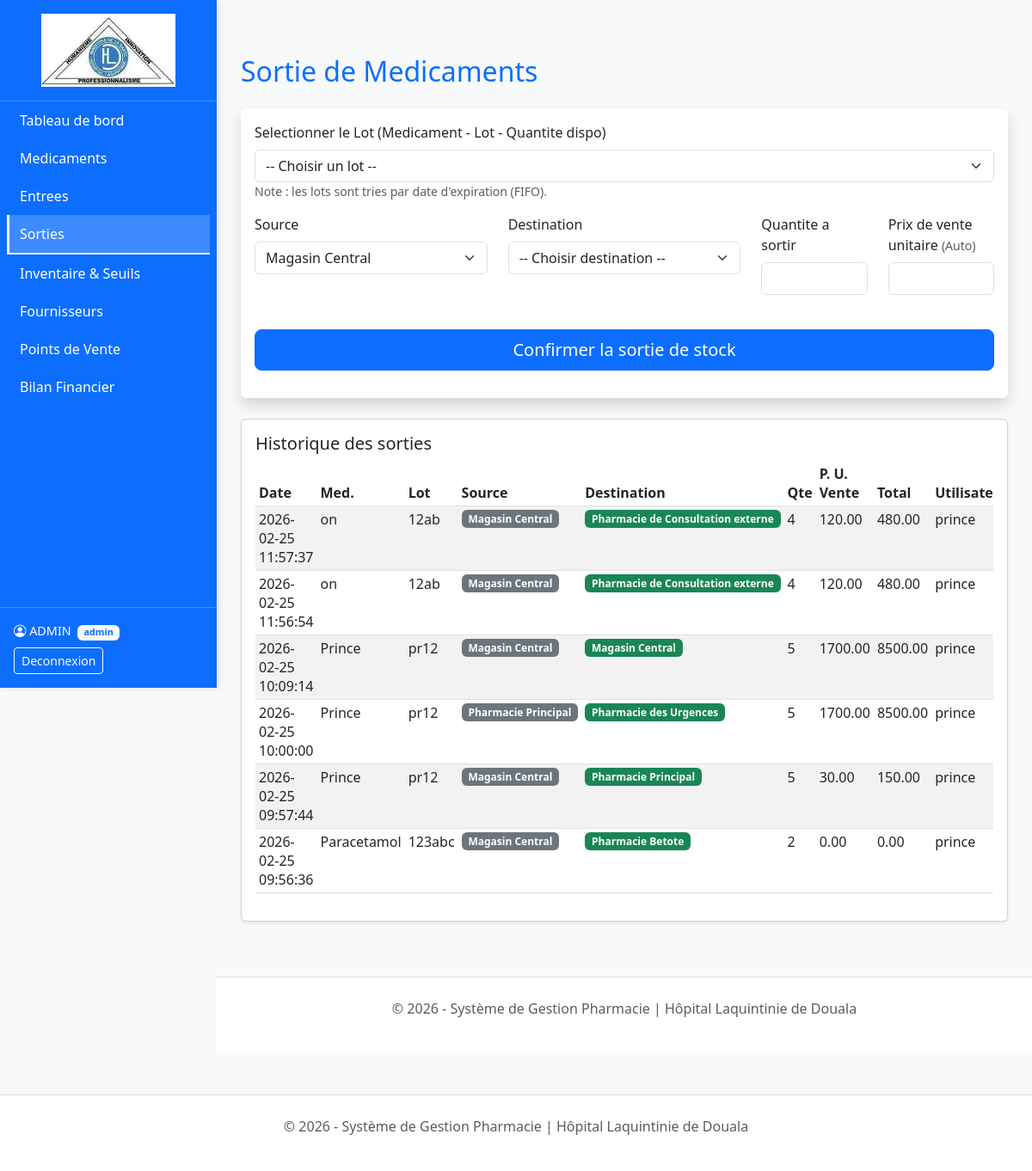
/pages/sorties.php (signed in), run on an earlier commit of the app's database.
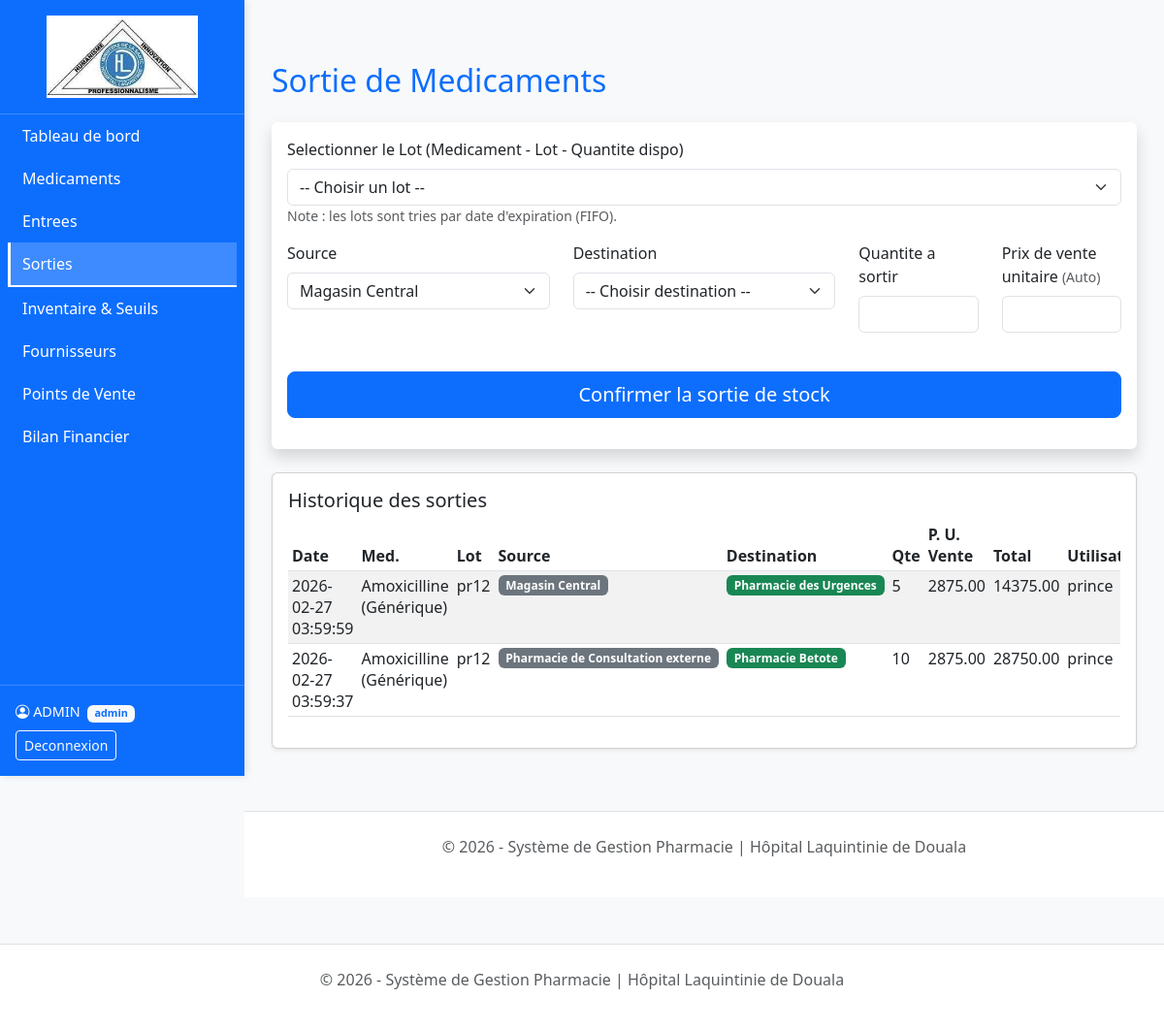
And on a later commit of the database.
### tables this page shows
CREATE TABLE `sorties` (
  `id_sortie` int(11) NOT NULL,
  `id_lot` int(11) DEFAULT NULL,
  `id_source` int(11) DEFAULT 1,
  `id_destination` int(11) DEFAULT NULL,
  `nom_point_vente` varchar(100) NOT NULL,
  `quantite_sortie` int(11) NOT NULL,
  `prix_vente_unitaire` decimal(10,2) DEFAULT NULL,
  `total_prix` decimal(10,2) DEFAULT NULL,
  `date_sortie` timestamp NOT NULL DEFAULT current_timestamp(),
  `id_user` int(11) DEFAULT NULL
);

CREATE TABLE `produits` (
  `id_produit` int(11) NOT NULL,
  `id_categorie` int(10) UNSIGNED NOT NULL,
  `nom_medicament` varchar(150) NOT NULL,
  `type_produit` enum('Medicament','Laboratoire') DEFAULT 'Medicament',
  `seuil_alerte` int(11) DEFAULT NULL,
  `stock_total` int(11) DEFAULT NULL,
  `marge_pourcentage` decimal(5,2) DEFAULT 20.00,
  `prix_unitaire` decimal(10,2) DEFAULT NULL
);

CREATE TABLE `stock_lots` (
  `id_lot` int(11) NOT NULL,
  `id_produit` int(11) DEFAULT NULL,
  `id_fournisseur` int(11) DEFAULT NULL,
  `source_provenance` enum('Achat','Don') DEFAULT 'Achat',
  `num_lot` varchar(50) NOT NULL,
  `quantite_initiale` int(11) NOT NULL,
  `quantite_actuelle` int(11) NOT NULL,
  `date_expiration` date NOT NULL,
  `prix_achat_ht` decimal(10,2) DEFAULT NULL,
  `prix_achat_ttc` decimal(10,2) DEFAULT NULL,
  `date_enregistrement` timestamp NOT NULL DEFAULT current_timestamp(),
  `id_user` int(11) DEFAULT NULL,
  `prix_unitaire` decimal(10,2) DEFAULT NULL,
  `total_prix` decimal(10,2) DEFAULT NULL
);

CREATE TABLE `points_vente` (
  `id_point_vente` int(11) NOT NULL,
  `nom_point_vente` varchar(100) NOT NULL
);

CREATE TABLE `utilisateurs` (
  `id_user` int(11) NOT NULL,
  `nom_complet` varchar(100) NOT NULL,
  `username` varchar(50) NOT NULL,
  `password` varchar(255) NOT NULL,
  `role` enum('admin','user') DEFAULT NULL
);

### pages/sorties.php (the view, shortened to what the changed rows need)
<?php
require_once('../config/db.php');
include('../includes/header.php');
$sqlSorties = "SELECT s.*, l.num_lot, p.nom_medicament, u.nom_complet AS utilisateur, pv_src.nom_point_vente as source_nom, pv_dest.nom_point_vente as dest_nom
               FROM sorties s
               JOIN stock_lots l ON s.id_lot = l.id_lot
               JOIN produits p ON l.id_produit = p.id_produit
               LEFT JOIN points_vente pv_src ON s.id_source = pv_src.id_point_vente
               LEFT JOIN points_vente pv_dest ON s.id_destination = pv_dest.id_point_vente
               LEFT JOIN utilisateurs u ON s.id_user = u.id_user
               ORDER BY s.id_sortie DESC";
$sorties = $pdo->query($sqlSorties)->fetchAll();
?>
<div class="container mt-4">
    <h2 class="mb-4 text-primary"><i class="fas fa-file-export"></i> Sortie de Medicaments</h2>
    <div class="card mt-4 shadow-sm">
        <div class="card-body">
            <div class="table-responsive">
                <table class="table table-sm table-striped">
                    <thead>
                        <tr>
                            <th>Date</th>
                            <th>Med.</th>
                            <th>Lot</th>
                            <th>Source</th>
                            <th>Destination</th>
                            <th>Qte</th>
                            <th>P. U. Vente</th>
                            <th>Total</th>
                            <th>Utilisateur</th>
                        </tr>
                    </thead>
                    <tbody>
                        <?php if(!empty($sorties)): foreach($sorties as $s): ?>
                            <tr>
                                <td><?= $s['date_sortie'] ?></td>
                                <td><?= $s['nom_medicament'] ?></td>
                                <td><?= $s['num_lot'] ?></td>
                                <td><span class="badge bg-secondary"><?= $s['source_nom'] ?? '?' ?></span></td>
                                <td><span class="badge bg-success"><?= $s['dest_nom'] ?? $s['nom_point_vente'] ?></span></td>
                                <td><?= $s['quantite_sortie'] ?></td>
                                <td><?= $s['prix_vente_unitaire'] ?></td>
                                <td><?= $s['total_prix'] ?></td>
                                <td><?= isset($s['utilisateur']) && $s['utilisateur'] ? $s['utilisateur'] : '-' ?></td>
                            </tr>
                        <?php endforeach; else: ?>
                            <tr><td colspan="10" class="text-center text-muted">Aucune sortie enregistree.</td></tr>
                        <?php endif; ?>
                    </tbody>
                </table>
            </div>
        </div>
    </div>
</div>
<?php include('../includes/footer.php'); ?>
<?php include('../includes/footer.php'); ?>

What changed in the data, as far as the page shows it:
removed sorties: date_sortie "2026-02-25 11:57:37", produits.nom_medicament "on", id_lot.num_lot "12ab", points_vente.nom_point_vente "Magasin Central", points_vente.nom_point_vente "Pharmacie de Consultation externe", quantite_sortie "4", prix_vente_unitaire "120.00", total_prix "480.00", id_user.nom_complet "prince"
removed sorties: date_sortie "2026-02-25 11:56:54", produits.nom_medicament "on", id_lot.num_lot "12ab", points_vente.nom_point_vente "Magasin Central", points_vente.nom_point_vente "Pharmacie de Consultation externe", quantite_sortie "4", prix_vente_unitaire "120.00", total_prix "480.00", id_user.nom_complet "prince"
removed sorties: date_sortie "2026-02-25 10:09:14", produits.nom_medicament "Prince", id_lot.num_lot "pr12", points_vente.nom_point_vente "Magasin Central", quantite_sortie "5", prix_vente_unitaire "1700.00", total_prix "8500.00", id_user.nom_complet "prince"
removed sorties: date_sortie "2026-02-25 10:00:00", produits.nom_medicament "Prince", id_lot.num_lot "pr12", points_vente.nom_point_vente "Pharmacie Principal", points_vente.nom_point_vente "Pharmacie des Urgences", quantite_sortie "5", prix_vente_unitaire "1700.00", total_prix "8500.00", id_user.nom_complet "prince"
removed sorties: date_sortie "2026-02-25 09:57:44", produits.nom_medicament "Prince", id_lot.num_lot "pr12", points_vente.nom_point_vente "Magasin Central", points_vente.nom_point_vente "Pharmacie Principal", quantite_sortie "5", prix_vente_unitaire "30.00", total_prix "150.00", id_user.nom_complet "prince"
removed sorties: date_sortie "2026-02-25 09:56:36", produits.nom_medicament "Paracetamol", id_lot.num_lot "123abc", points_vente.nom_point_vente "Magasin Central", points_vente.nom_point_vente "Pharmacie Betote", quantite_sortie "2", prix_vente_unitaire "0.00", total_prix "0.00", id_user.nom_complet "prince"
added sorties: date_sortie "2026-02-27 03:59:59", produits.nom_medicament "Amoxicilline (Générique)", id_lot.num_lot "pr12", points_vente.nom_point_vente "Magasin Central", points_vente.nom_point_vente "Pharmacie des Urgences", quantite_sortie "5", prix_vente_unitaire "2875.00", total_prix "14375.00", id_user.nom_complet "prince"
added sorties: date_sortie "2026-02-27 03:59:37", produits.nom_medicament "Amoxicilline (Générique)", id_lot.num_lot "pr12", points_vente.nom_point_vente "Pharmacie de Consultation externe", points_vente.nom_point_vente "Pharmacie Betote", quantite_sortie "10", prix_vente_unitaire "2875.00", total_prix "28750.00", id_user.nom_complet "prince"
